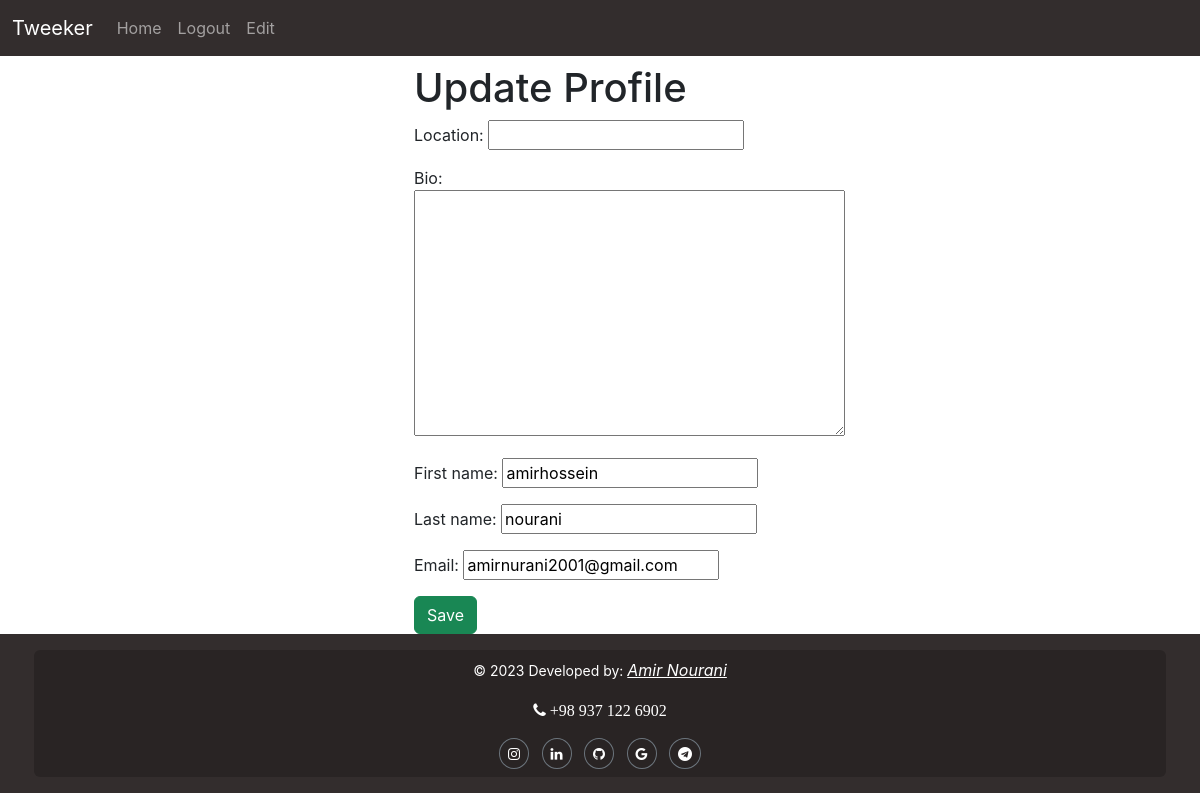
Before: /profiles/edit (signed in) with the older database file.
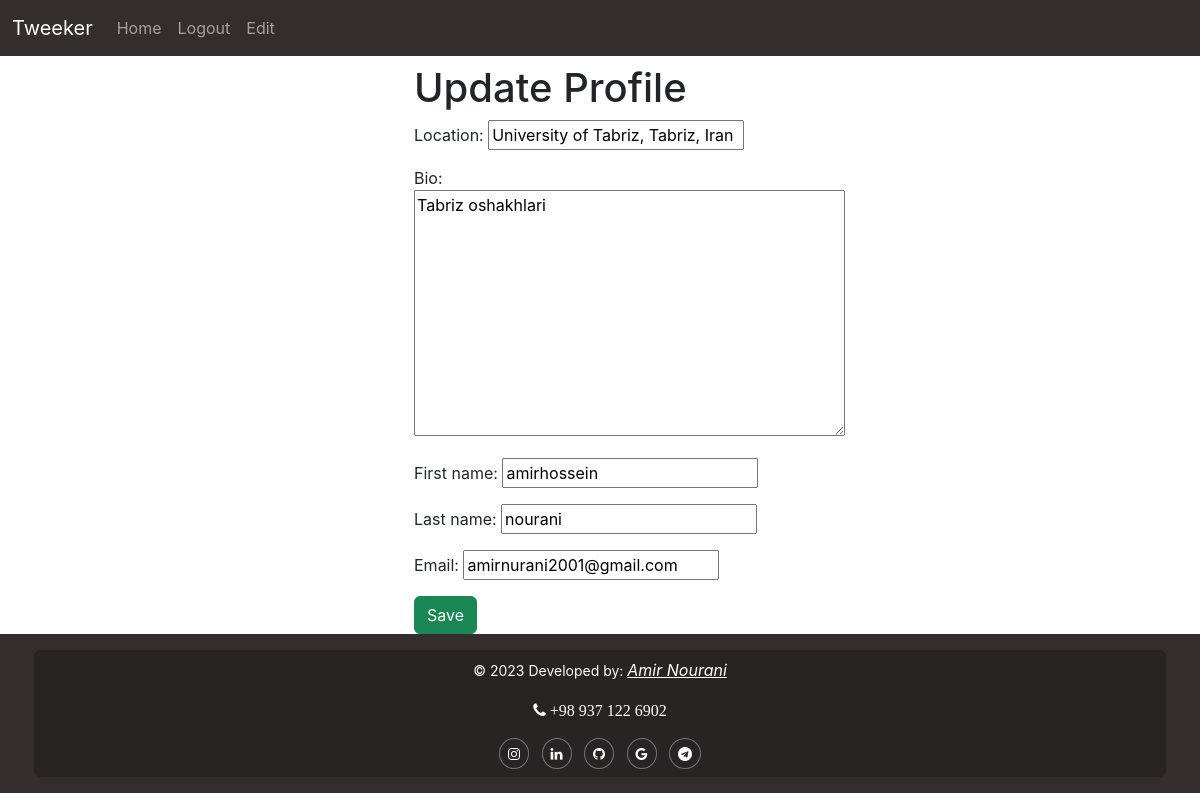
After: the same page with the newer database file.
### profiles/models.py (models this page shows, shortened)
class Profile(models.Model):
    user = models.OneToOneField(User, on_delete=models.CASCADE)
    location = models.CharField(max_length=225, null=True, blank=True)
    bio = models.TextField(blank=True, null=True)
    timestamp = models.DateTimeField(auto_now_add=True)
    updated = models.DateTimeField(auto_now=True)
    followers = models.ManyToManyField(User, related_name="following", blank=True)

### profiles/views.py (the view, shortened to what this page needs)
# urls.py: path("edit", views.profile_update_view, name="user_update_profile_view"),
def profile_update_view(request, *args, **kwargs):
    if not request.user.is_authenticated:
        return redirect("/login?next=/profile/update")
    user = request.user
    user_data = {
        "first_name": user.first_name,
        "last_name": user.last_name,
        "email": user.email,
    }
    my_profile = user.profile
    form = ProfileForm(request.POST or None, instance=my_profile, initial=user_data)
    context = {
        "form": form,
        "btn_lable": "Save",
        "title": "Update Profile"
    }
    return render(request, "profiles/form.html", context)

### profiles/forms.py
class ProfileForm(forms.ModelForm):
    first_name = forms.CharField(required=False)
    last_name = forms.CharField(required=False)
    email = forms.EmailField(required=False)
    class Meta:
        model = Profile
        fields = ["location", "bio"]

### templates/profiles/form.html (shortened to what this page needs)
{% extends 'base.html' %}
{% block content %}
    <div class="col-10 col-md-4 mx-auto">
        <h1>{{ title }}</h1>
        {% include 'components/form.html' with form=form btn_lable=btn_lable %}
    </div>
{% endblock content %}

### templates/base.html (shortened to what this page needs)
<!doctype html>
<html lang="en">
  <head>
    <link rel="stylesheet" href="https://cdnjs.cloudflare.com/ajax/libs/font-awesome/4.7.0/css/font-awesome.min.css">
    {% include 'react/css.html' %}
  </head>
  <body>
    {% include 'components/navbar.html' %}
    <div class="container">
      {% block content %}
      {% endblock content %}
    </div>
    {% include 'components/footer.html' %}
  </body>
</html>

### templates/react/css.html (shortened to what this page needs)
<link href="https://cdn.jsdelivr.net/npm/bootstrap@5.3.0-alpha3/dist/css/bootstrap.min.css" rel="stylesheet">
<link href="/static/css/main.e85cac3f.css" rel="stylesheet">

### templates/components/navbar.html (shortened to what this page needs)
<nav class="navbar navbar-expand-lg navbar-dark mb-2" style="background-color: #332D2D;">
    <div class="container-fluid">
        <a class="navbar-brand" href="/">Tweeker</a>
        <div class="collapse navbar-collapse" id="navbarSupportedContent">
        <ul class="navbar-nav me-auto mb-2 mb-lg-0">
            <li class="nav-item">
            <a class="nav-link" aria-current="page" href="/">Home</a>
            </li>
            {% if request.user.is_authenticated %}
            <li class="nav-item">
                <a class="nav-link" href="{% url 'accounts:logout_view' %}">Logout</a>
            </li>
            <li class="nav-item">
                <a class="nav-link" href="{% url 'profiles:user_update_profile_view' %}">Edit</a>
            </li>
            {% endif %}
        </ul>
        </div>
    </div>
</nav>

### templates/components/form.html (shortened to what this page needs)
<form action="" method="POST">
    {{ form.as_p }}
    <button type="submit" class="btn btn-success">{% if btn_lable %} {{ btn_lable }} {% else %} Save {% endif %}</button>
</form>

### templates/components/footer.html
<footer class="text-center text-white" style="background-color: #332D2D;">
    <div class="container p-3">
        <div class="row p-2 rounded" style="background-color: rgba(0, 0, 0, 0.2)">
            <div class="col-lg-12 col-md-12 mb-md-0">
                <p><small> © 2023 Developed by: </small><i><u>Amir Nourani</u></i></p>
                <p><i class="fa fa-phone"> +98 937 122 6902</i></p>
                <section class="">
                    <a class="btn btn-outline-secondary rounded-circle btn-sm text-white mx-1"
                        href="https://www.instagram.com/amiir_nurani/"
                        target="_blank"
                        role="button"
                        data-mdb-ripple-color="dark">
                        <i class="fa fa-instagram" aria-hidden="true"></i>
                    </a>
                    <a class="btn btn-outline-secondary rounded-circle btn-sm text-white mx-1"
                        href="https://www.linkedin.com/in/amir-nurani-5742ba240/"
                        target="_blank"
                        role="button"
                        data-mdb-ripple-color="dark">
                        <i class="fa fa-linkedin" aria-hidden="true"></i>
                    </a>
                    <a class="btn btn-outline-secondary rounded-circle btn-sm text-white mx-1"
                        href="https://github.com/LogicalErr"
                        target="_blank"
                        role="button"
                        data-mdb-ripple-color="dark">
                        <i class="fa fa-github" aria-hidden="true"></i>
                    </a>
                    <a class="btn btn-outline-secondary rounded-circle btn-sm text-white mx-1"
                        href="mailto:amirnurani2001@gmail.com"
                        role="button"
                        data-mdb-ripple-color="dark">
                        <i class="fa fa-google" aria-hidden="true"></i>
                    </a>
                    <a class="btn btn-outline-secondary rounded-circle btn-sm text-white mx-1"
                        href="https://t.me/no_amir"
                        target="_blank"
                        role="button"
                        data-mdb-ripple-color="dark">
                        <i class="fa fa-telegram" aria-hidden="true"></i>
                    </a>
                </section>
            </div>
        </div>
    </div>
</footer>

### static/css/main.e85cac3f.css (style rules this page uses)
body { -webkit-font-smoothing:antialiased;-moz-osx-font-smoothing:grayscale;font-family:-apple-system,BlinkMacSystemFont,Segoe UI,Roboto,Oxygen,Ubuntu,Cantarell,Fira Sans,Droid Sans,Helvetica Neue,sans-serif;margin:0 }

Changed rows visible on the page:
changed Profile: location (not shown) → "University of Tabriz, Tabriz, Iran"; bio (not shown) → "Tabriz oshakhlari"
